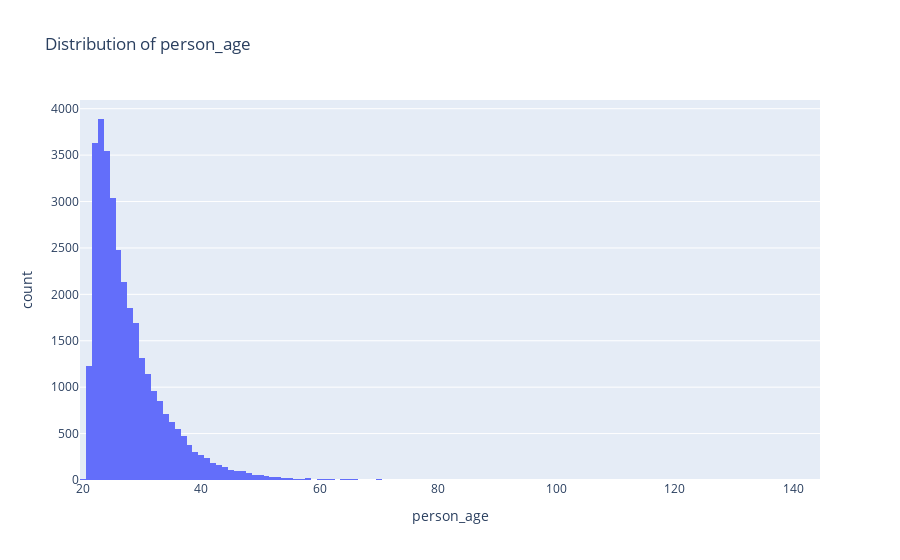
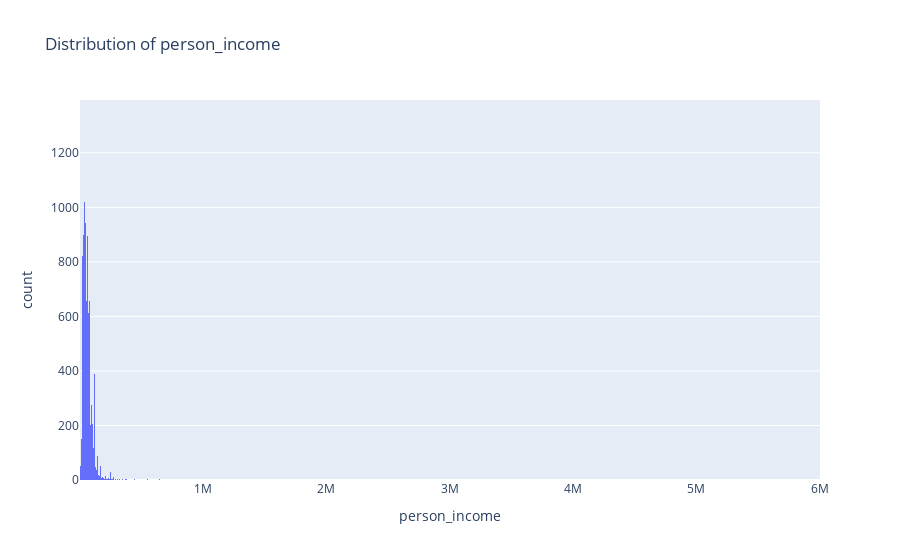
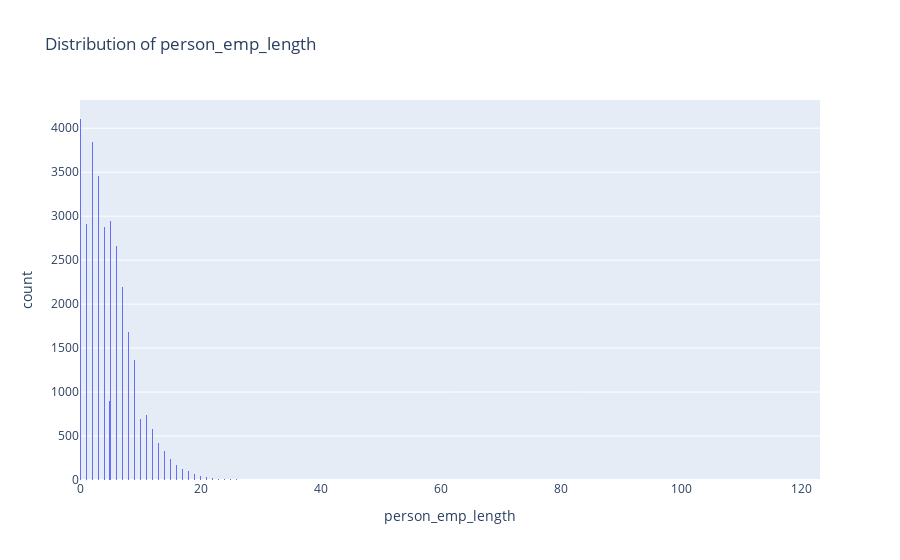
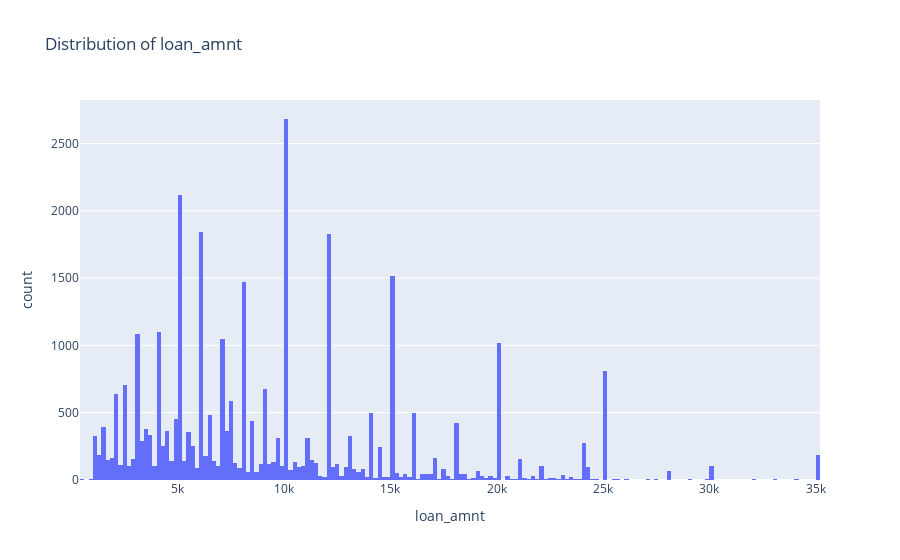

Notebook cell for these charts, in order:
### Markdown cell above
Distribution of Numerical and Categorical columns

### Code cell
# Distribution of numerical columns
numerical_columns = ['person_age', 'person_income', 'person_emp_length', 'loan_amnt', 'loan_int_rate', 'loan_percent_income','cb_person_cred_hist_length']
for column in numerical_columns:
    fig = px.histogram(credit_df[column], x = column, title=f'Distribution of {column}')
    fig.show()

### Figure 1 — Plotly figure (JSON) as saved in the notebook; plotly's stock layout.template omitted (floating-point values rounded to 4 significant figures; data arrays with more than 128 entries replaced by an {"elided": "..."} marker saying what was removed)
{"data": [{"alignmentgroup": "True", "bingroup": "x", "hovertemplate": "person_age=%{x}<br>count=%{y}<extra></extra>", "legendgroup": "", "marker": {"color": "#636efa", "pattern": {"shape": ""}}, "name": "", "offsetgroup": "", "orientation": "v", "showlegend": false, "type": "histogram", "x": {"elided": "32581 int values"}, "xaxis": "x", "yaxis": "y"}], "layout": {"barmode": "relative", "legend": {"tracegroupgap": 0}, "title": {"text": "Distribution of person_age"}, "xaxis": {"anchor": "y", "domain": [0, 1], "title": {"text": "person_age"}}, "yaxis": {"anchor": "x", "domain": [0, 1], "title": {"text": "count"}}}}

### Figure 2 — Plotly figure (JSON) as saved in the notebook; plotly's stock layout.template omitted (floating-point values rounded to 4 significant figures; data arrays with more than 128 entries replaced by an {"elided": "..."} marker saying what was removed)
{"data": [{"alignmentgroup": "True", "bingroup": "x", "hovertemplate": "person_income=%{x}<br>count=%{y}<extra></extra>", "legendgroup": "", "marker": {"color": "#636efa", "pattern": {"shape": ""}}, "name": "", "offsetgroup": "", "orientation": "v", "showlegend": false, "type": "histogram", "x": {"elided": "32581 int values"}, "xaxis": "x", "yaxis": "y"}], "layout": {"barmode": "relative", "legend": {"tracegroupgap": 0}, "title": {"text": "Distribution of person_income"}, "xaxis": {"anchor": "y", "domain": [0, 1], "title": {"text": "person_income"}}, "yaxis": {"anchor": "x", "domain": [0, 1], "title": {"text": "count"}}}}

### Figure 3 — Plotly figure (JSON) as saved in the notebook; plotly's stock layout.template omitted (floating-point values rounded to 4 significant figures; data arrays with more than 128 entries replaced by an {"elided": "..."} marker saying what was removed)
{"data": [{"alignmentgroup": "True", "bingroup": "x", "hovertemplate": "person_emp_length=%{x}<br>count=%{y}<extra></extra>", "legendgroup": "", "marker": {"color": "#636efa", "pattern": {"shape": ""}}, "name": "", "offsetgroup": "", "orientation": "v", "showlegend": false, "type": "histogram", "x": {"elided": "32581 float values"}, "xaxis": "x", "yaxis": "y"}], "layout": {"barmode": "relative", "legend": {"tracegroupgap": 0}, "title": {"text": "Distribution of person_emp_length"}, "xaxis": {"anchor": "y", "domain": [0, 1], "title": {"text": "person_emp_length"}}, "yaxis": {"anchor": "x", "domain": [0, 1], "title": {"text": "count"}}}}

### Figure 4 — Plotly figure (JSON) as saved in the notebook; plotly's stock layout.template omitted (floating-point values rounded to 4 significant figures; data arrays with more than 128 entries replaced by an {"elided": "..."} marker saying what was removed)
{"data": [{"alignmentgroup": "True", "bingroup": "x", "hovertemplate": "loan_amnt=%{x}<br>count=%{y}<extra></extra>", "legendgroup": "", "marker": {"color": "#636efa", "pattern": {"shape": ""}}, "name": "", "offsetgroup": "", "orientation": "v", "showlegend": false, "type": "histogram", "x": {"elided": "32581 int values"}, "xaxis": "x", "yaxis": "y"}], "layout": {"barmode": "relative", "legend": {"tracegroupgap": 0}, "title": {"text": "Distribution of loan_amnt"}, "xaxis": {"anchor": "y", "domain": [0, 1], "title": {"text": "loan_amnt"}}, "yaxis": {"anchor": "x", "domain": [0, 1], "title": {"text": "count"}}}}
